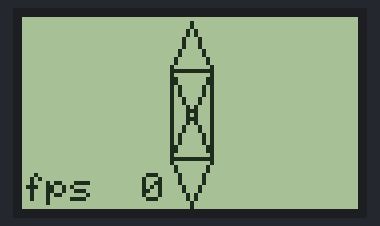
Bench run of a sketch on a simulated ESP32. Shown: 84×48 one-colour display.

Above: at 0.16 s.
At 5.19 s:
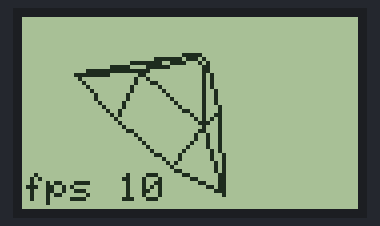
At 13.94 s:
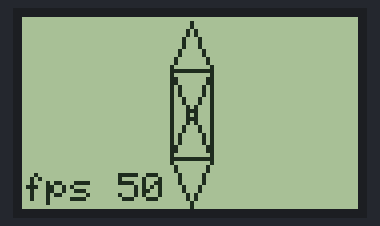
At 22.18 s:
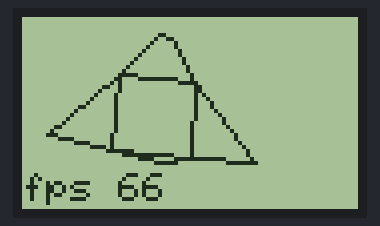
At 31.11 s:
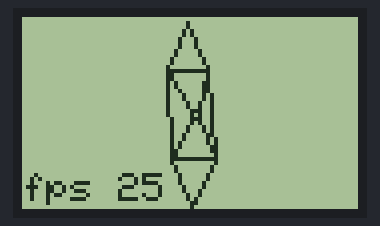
At 39.25 s:
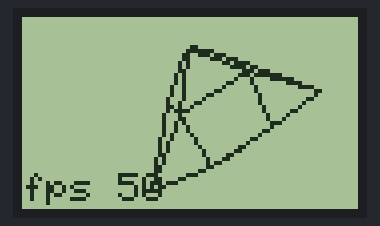

The sketch:

3dRotationESP32Nokia5110.ino
```cpp
// (licence header left out)
#include <SPI.h>
#include <Wire.h>
#include <Adafruit_GFX.h>
#include <Adafruit_PCD8544.h>

// Display
#define RST_PIN 2
#define CE_PIN 15
#define DC_PIN 4
#define DIN_PIN 23
#define CLK_PIN 18
Adafruit_PCD8544 display = Adafruit_PCD8544(CLK_PIN, DIN_PIN, DC_PIN, CE_PIN, RST_PIN);

#define DRAWONLYLINES // do not fill polygons with black. is faster, but can causes artifacts on complex objects. #undef in object_*.h file, if you want to fill polygons

// Include always only one 3d object_*.h-File at a time
//#include "object_default.h" // default 3d object
#include "object_spaceship.h" // alternative 3d model
//#include "object_cubes.h" // another alternative 3d model
//#include "object_icosahedron.h" // just another alternative 3d model
//#include "object_complex.h" // overlapping 3d model

#define SCREEN_WIDTH 84 // display width, in pixels
#define SCREEN_HEIGHT 48 // display height, in pixels

#define X 0
#define Y 1
#define Z 2

#define TYPE_TRIANGLE 2
#define TYPE_QUADRANGLE 1

// global variables
int viewerDistance = 200; // z-value for viewer/camera
int viewerScale = 60; // 2d scale

// transformed points
signed char pointsTransformed3d[MAXPOINTS][3];

// ordered display list
struct displayListEntry {
  byte type;
  byte nbr;
  signed char minZ;
  signed char maxZ;
};
displayListEntry displayList[MAXTRIANGLES+MAXQUADRANGLES];

// projection for x to 2d
int x3dTo2D (signed char x, signed char z) {
  if (z-viewerDistance != 0) {
    return (float) SCREEN_WIDTH/2 + viewerScale * x/(z-viewerDistance);
  } else return 0;
}

// projection for y to 2d
int y3dTo2D (signed char y, signed char  z) {
  if (z-viewerDistance != 0) {
    return (float) SCREEN_HEIGHT/2 - viewerScale * y/(z-viewerDistance);
  } else return 0;
}

// detect backsides for polygons (clockwise = backside, based on idea from https://stackoverflow.com/questions/1165647/how-to-determine-if-a-list-of-polygon-points-are-in-clockwise-order)
bool isBackface(byte type, int i) {
  long sum=0;
  switch (type) {
    case TYPE_TRIANGLE:
      for (byte j=0;j<3;j++) {
        sum+=(x3dTo2D(pointsTransformed3d[pgm_read_byte(&(triangleList[i][(j+1)%3]))][X],
          pointsTransformed3d[pgm_read_byte(&(triangleList[i][(j+1)%3]))][Z])-
          x3dTo2D(pointsTransformed3d[pgm_read_byte(&(triangleList[i][j]))][X],
          pointsTransformed3d[pgm_read_byte(&(triangleList[i][j]))][Z]))*
          (y3dTo2D(pointsTransformed3d[pgm_read_byte(&(triangleList[i][(j+1)%3]))][Y],
          pointsTransformed3d[pgm_read_byte(&(triangleList[i][(j+1)%3]))][Z])+
          y3dTo2D(pointsTransformed3d[pgm_read_byte(&(triangleList[i][j]))][Y],
          pointsTransformed3d[pgm_read_byte(&(triangleList[i][j]))][Z]));
      }
    break;
    case TYPE_QUADRANGLE:
      for (byte j=0;j<4;j++) {
        sum+=(x3dTo2D(pointsTransformed3d[pgm_read_byte(&(quadrangleList[i][(j+1)%4]))][X],
          pointsTransformed3d[pgm_read_byte(&(quadrangleList[i][(j+1)%4]))][Z])-
          x3dTo2D(pointsTransformed3d[pgm_read_byte(&(quadrangleList[i][j]))][X],
          pointsTransformed3d[pgm_read_byte(&(quadrangleList[i][j]))][Z]))*
          (y3dTo2D(pointsTransformed3d[pgm_read_byte(&(quadrangleList[i][(j+1)%4]))][Y],
          pointsTransformed3d[pgm_read_byte(&(quadrangleList[i][(j+1)%4]))][Z])+
          y3dTo2D(pointsTransformed3d[pgm_read_byte(&(quadrangleList[i][j]))][Y],
          pointsTransformed3d[pgm_read_byte(&(quadrangleList[i][j]))][Z]));
      }
    break;
  }
  // sum < 0 is counterclockwise in xy-coordinatesystem, but clockwise in screen-coordinatesystem
  // sum = 0 is when the polygon collaps just to a single line
  return (sum <= 0);
}

// get highest z-value from polygon
signed char getMaxZ(byte type, byte i) {
  signed char maxZ = -128;

  switch (type) {
    case TYPE_TRIANGLE:
      for (byte j=0;j<3;j++) if (pointsTransformed3d[pgm_read_byte(&(triangleList[displayList[i].nbr][j]))][Z] > maxZ) maxZ = pointsTransformed3d[pgm_read_byte(&(triangleList[displayList[i].nbr][j]))][Z];
    break;
    case TYPE_QUADRANGLE:
      for (byte j=0;j<4;j++) if (pointsTransformed3d[pgm_read_byte(&(quadrangleList[displayList[i].nbr][j]))][Z] > maxZ) maxZ = pointsTransformed3d[pgm_read_byte(&(quadrangleList[displayList[i].nbr][j]))][Z];
    break;
  }
  return  maxZ;
}

// get lowest z-value from polygon
signed char getMinZ(byte type, byte i) {
  signed char minZ = 127;

  switch (type) {
    case TYPE_TRIANGLE:
      for (byte j=0;j<3;j++) if (pointsTransformed3d[pgm_read_byte(&(triangleList[displayList[i].nbr][j]))][Z] < minZ) minZ = pointsTransformed3d[pgm_read_byte(&(triangleList[displayList[i].nbr][j]))][Z];
    break;
    case TYPE_QUADRANGLE:
      for (byte j=0;j<4;j++) if (pointsTransformed3d[pgm_read_byte(&(quadrangleList[displayList[i].nbr][j]))][Z] < minZ) minZ = pointsTransformed3d[pgm_read_byte(&(quadrangleList[displayList[i].nbr][j]))][Z];
    break;
  }
  return  minZ;
}

// sort display list by z-value
void sortDisplayList() {
  displayListEntry tempEntry;
  // bouble sort
  for (byte i=0;i<MAXTRIANGLES+MAXQUADRANGLES - 1;i++) {
    for (byte j=0;j<MAXTRIANGLES+MAXQUADRANGLES-i-1;j++) {
      if ((displayList[j].minZ > displayList[j+1].minZ) || ((displayList[j].minZ == displayList[j+1].minZ) && (displayList[j].maxZ > displayList[j+1].maxZ))) {
        tempEntry = displayList[j];
        displayList[j] = displayList[j+1];
        displayList[j+1] = tempEntry;
      }
    }
  }
}

void setup(void) {
  display.begin();

  // Font settings
  display.setTextColor(BLACK);
  display.setTextSize(1);

  display.setContrast(50);
  display.setBias(5); // without setting bias the 3d motion is too blurry on my display

  display.clearDisplay(); // clears the screen and buffer
}

void loop(void) {
  char strFPS[8];
  float cachedCos, cachedSin;
  unsigned long startMS, endMS;
  static unsigned int fps = 0;
  static int degree = 0;
  static int targetFPS = 10;
  static unsigned long lastFPSChangeMS = millis();

  // record start of frame
  startMS = millis();

  // limit fps and change fps every 5 seconds
  if (millis() - lastFPSChangeMS > 5000) {
    switch (targetFPS) {
      case 10: targetFPS = 25;break;
      case 25: targetFPS = 50;break;
      case 50: targetFPS = 100;break;
      case 100: targetFPS = 200;break;
      case 200: targetFPS = 10;break;
      default: targetFPS = 10;
    }
    lastFPSChangeMS = millis();
  }
  while (millis() % (1000/targetFPS) != 0);

  // next rotation degree
  degree ++;
  if (degree >= 360) degree = 0;

  // clear display buffer
  display.clearDisplay();

  // rotate by y and z axis and move by x
  cachedCos = cos(radians(degree));
  cachedSin = sin(radians(degree));
  for (byte i=0;i<MAXPOINTS;i++) {
    // "(signed char)pgm_read_byte(&(.." stuff only needed because of PROGMEM-use for points3d
    pointsTransformed3d[i][X] = ((signed char)pgm_read_byte(&(points3d[i][X]))*cachedCos - (signed char)pgm_read_byte(&(points3d[i][Z]))*cachedSin)*cachedCos - (signed char)pgm_read_byte(&(points3d[i][Y]))*cachedSin + cachedSin * 30;
    pointsTransformed3d[i][Y] = ((signed char)pgm_read_byte(&(points3d[i][X]))*cachedCos - (signed char)pgm_read_byte(&(points3d[i][Z]))*cachedSin)*cachedSin + (signed char)pgm_read_byte(&(points3d[i][Y]))*cachedCos;
    pointsTransformed3d[i][Z] = (signed char)pgm_read_byte(&(points3d[i][X]))*cachedSin + (signed char)pgm_read_byte(&(points3d[i][Z]))*cachedCos;
  }

  // add triangles to display list
  for (byte i=0;i<MAXTRIANGLES;i++) {
    displayList[i].type = TYPE_TRIANGLE;
    displayList[i].nbr = i;
    displayList[i].minZ = getMinZ(TYPE_TRIANGLE,i);
    displayList[i].maxZ = getMaxZ(TYPE_TRIANGLE,i);
  }
  // add quadrangles to display list
  for (byte i=0;i<MAXQUADRANGLES;i++) {
    displayList[MAXTRIANGLES+i].type = TYPE_QUADRANGLE;
    displayList[MAXTRIANGLES+i].nbr = i;
    displayList[MAXTRIANGLES+i].minZ = getMinZ(TYPE_QUADRANGLE,i);
    displayList[MAXTRIANGLES+i].maxZ = getMaxZ(TYPE_QUADRANGLE,i);
  }

  // sort display list by z-value
  sortDisplayList();

  // draw display list
  for (byte i=0;i<MAXTRIANGLES+MAXQUADRANGLES;i++) {
    if (!isBackface(displayList[i].type,displayList[i].nbr)) { // only front sides
      switch(displayList[i].type) {
        case TYPE_TRIANGLE: // draw triangle
          #ifndef DRAWONLYLINES
          // fill with black/delete area
          display.fillTriangle(
            x3dTo2D(pointsTransformed3d[pgm_read_byte(&(triangleList[displayList[i].nbr][0]))][X],pointsTransformed3d[pgm_read_byte(&(triangleList[displayList[i].nbr][0]))][Z]),
            y3dTo2D(pointsTransformed3d[pgm_read_byte(&(triangleList[displayList[i].nbr][0]))][Y],pointsTransformed3d[pgm_read_byte(&(triangleList[displayList[i].nbr][0]))][Z]),
            x3dTo2D(pointsTransformed3d[pgm_read_byte(&(triangleList[displayList[i].nbr][1]))][X],pointsTransformed3d[pgm_read_byte(&(triangleList[displayList[i].nbr][1]))][Z]),
            y3dTo2D(pointsTransformed3d[pgm_read_byte(&(triangleList[displayList[i].nbr][1]))][Y],pointsTransformed3d[pgm_read_byte(&(triangleList[displayList[i].nbr][1]))][Z]),
            x3dTo2D(pointsTransformed3d[pgm_read_byte(&(triangleList[displayList[i].nbr][2]))][X],pointsTransformed3d[pgm_read_byte(&(triangleList[displayList[i].nbr][2]))][Z]),
            y3dTo2D(pointsTransformed3d[pgm_read_byte(&(triangleList[displayList[i].nbr][2]))][Y],pointsTransformed3d[pgm_read_byte(&(triangleList[displayList[i].nbr][2]))][Z]),
            WHITE);
          #endif
          // draw outer border
          display.drawTriangle(
            x3dTo2D(pointsTransformed3d[pgm_read_byte(&(triangleList[displayList[i].nbr][0]))][X],pointsTransformed3d[pgm_read_byte(&(triangleList[displayList[i].nbr][0]))][Z]),
            y3dTo2D(pointsTransformed3d[pgm_read_byte(&(triangleList[displayList[i].nbr][0]))][Y],pointsTransformed3d[pgm_read_byte(&(triangleList[displayList[i].nbr][0]))][Z]),
            x3dTo2D(pointsTransformed3d[pgm_read_byte(&(triangleList[displayList[i].nbr][1]))][X],pointsTransformed3d[pgm_read_byte(&(triangleList[displayList[i].nbr][1]))][Z]),
            y3dTo2D(pointsTransformed3d[pgm_read_byte(&(triangleList[displayList[i].nbr][1]))][Y],pointsTransformed3d[pgm_read_byte(&(triangleList[displayList[i].nbr][1]))][Z]),
            x3dTo2D(pointsTransformed3d[pgm_read_byte(&(triangleList[displayList[i].nbr][2]))][X],pointsTransformed3d[pgm_read_byte(&(triangleList[displayList[i].nbr][2]))][Z]),
            y3dTo2D(pointsTransformed3d[pgm_read_byte(&(triangleList[displayList[i].nbr][2]))][Y],pointsTransformed3d[pgm_read_byte(&(triangleList[displayList[i].nbr][2]))][Z]),
            BLACK);
        break;
        case TYPE_QUADRANGLE : // draw rectangle
          #ifndef DRAWONLYLINES
          // fill with black/delete area
          display.fillTriangle(
            x3dTo2D(pointsTransformed3d[pgm_read_byte(&(quadrangleList[displayList[i].nbr][0]))][X],pointsTransformed3d[pgm_read_byte(&(quadrangleList[displayList[i].nbr][0]))][Z]),
            y3dTo2D(pointsTransformed3d[pgm_read_byte(&(quadrangleList[displayList[i].nbr][0]))][Y],pointsTransformed3d[pgm_read_byte(&(quadrangleList[displayList[i].nbr][0]))][Z]),
            x3dTo2D(pointsTransformed3d[pgm_read_byte(&(quadrangleList[displayList[i].nbr][1]))][X],pointsTransformed3d[pgm_read_byte(&(quadrangleList[displayList[i].nbr][1]))][Z]),
            y3dTo2D(pointsTransformed3d[pgm_read_byte(&(quadrangleList[displayList[i].nbr][1]))][Y],pointsTransformed3d[pgm_read_byte(&(quadrangleList[displayList[i].nbr][1]))][Z]),
            x3dTo2D(pointsTransformed3d[pgm_read_byte(&(quadrangleList[displayList[i].nbr][2]))][X],pointsTransformed3d[pgm_read_byte(&(quadrangleList[displayList[i].nbr][2]))][Z]),
            y3dTo2D(pointsTransformed3d[pgm_read_byte(&(quadrangleList[displayList[i].nbr][2]))][Y],pointsTransformed3d[pgm_read_byte(&(quadrangleList[displayList[i].nbr][2]))][Z]),
            WHITE);
          display.fillTriangle(
            x3dTo2D(pointsTransformed3d[pgm_read_byte(&(quadrangleList[displayList[i].nbr][0]))][X],pointsTransformed3d[pgm_read_byte(&(quadrangleList[displayList[i].nbr][0]))][Z]),
            y3dTo2D(pointsTransformed3d[pgm_read_byte(&(quadrangleList[displayList[i].nbr][0]))][Y],pointsTransformed3d[pgm_read_byte(&(quadrangleList[displayList[i].nbr][0]))][Z]),
            x3dTo2D(pointsTransformed3d[pgm_read_byte(&(quadrangleList[displayList[i].nbr][3]))][X],pointsTransformed3d[pgm_read_byte(&(quadrangleList[displayList[i].nbr][3]))][Z]),
            y3dTo2D(pointsTransformed3d[pgm_read_byte(&(quadrangleList[displayList[i].nbr][3]))][Y],pointsTransformed3d[pgm_read_byte(&(quadrangleList[displayList[i].nbr][3]))][Z]),
            x3dTo2D(pointsTransformed3d[pgm_read_byte(&(quadrangleList[displayList[i].nbr][2]))][X],pointsTransformed3d[pgm_read_byte(&(quadrangleList[displayList[i].nbr][2]))][Z]),
            y3dTo2D(pointsTransformed3d[pgm_read_byte(&(quadrangleList[displayList[i].nbr][2]))][Y],pointsTransformed3d[pgm_read_byte(&(quadrangleList[displayList[i].nbr][2]))][Z]),
            WHITE);
          #endif
          // draw outer border
          for (byte j=0;j<4;j++) {
            display.drawLine(
              x3dTo2D(pointsTransformed3d[pgm_read_byte(&(quadrangleList[displayList[i].nbr][j]))][X],pointsTransformed3d[pgm_read_byte(&(quadrangleList[displayList[i].nbr][j]))][Z]),
              y3dTo2D(pointsTransformed3d[pgm_read_byte(&(quadrangleList[displayList[i].nbr][j]))][Y],pointsTransformed3d[pgm_read_byte(&(quadrangleList[displayList[i].nbr][j]))][Z]),
              x3dTo2D(pointsTransformed3d[pgm_read_byte(&(quadrangleList[displayList[i].nbr][(j+1)%4]))][X],pointsTransformed3d[pgm_read_byte(&(quadrangleList[displayList[i].nbr][(j+1)%4]))][Z]),
              y3dTo2D(pointsTransformed3d[pgm_read_byte(&(quadrangleList[displayList[i].nbr][(j+1)%4]))][Y],pointsTransformed3d[pgm_read_byte(&(quadrangleList[displayList[i].nbr][(j+1)%4]))][Z]),
              BLACK);
          }
        break;
      }
    }
  }

  // show frames per second
  if (fps < 1000) sprintf(strFPS,"fps %2d",fps); else strcpy(strFPS,"fps inv");
  display.setCursor(0,39);
  display.println(strFPS);

  // show display buffer on screen
  display.display();

  // calculate frames per second
  endMS = millis();
  if (endMS - startMS > 0) fps = 1000/(endMS - startMS);
}
```

object_spaceship.h
```cpp
// More detailed object (spaceship like)

// original points x,y,z
#define P1 0
#define P2 1
#define P3 2
#define P4 3
#define P5 4
#define P6 5
#define P7 6
#define P8 7
#define P9 8
#define P10 9
#define P11 10
#define P12 11
#define P13 12
#define P14 13
#define P15 14
#define P16 15
#define P17 16
#define P18 17
#define MAXPOINTS 18
const PROGMEM signed char points3d[MAXPOINTS][3] = {
  {-16,32,32},
  {16,32,32},
  {16,-32,32},
  {-16,-32,32},
  {-16,32,-32},
  {16,32,-32},
  {16,-32,-32},
  {-16,-32,-32},
  {0,90,-32},
  {0,-90,-32},
  {-4,4,64},
  {4,4,64},
  {4,-4,64},
  {-4,-4,64},
  {-8,8,-40},
  {8,8,-40},
  {8,-8,-40},
  {-8,-8,-40 }
};

// build mesh from points (all polygons must be defined counterclockwise, otherwise hiding of backsides will not work)

// List of ordered points for triangles and quadrangles
#define MAXTRIANGLES 8
const PROGMEM byte triangleList[MAXTRIANGLES][3] {
  {P1, P2, P9 },
  {P6, P5, P9 },
  {P2, P6, P9 },
  {P5, P1, P9 },
  {P3, P4, P10 },
  {P4, P8, P10 },
  {P8, P7, P10 },
  {P7, P3, P10 }
};

#define MAXQUADRANGLES 12
const PROGMEM byte quadrangleList[MAXQUADRANGLES][4] {
  { P14, P13, P12, P11 },
  { P14, P4, P3, P13 },
  { P13, P3, P2, P12 },
  { P12, P2, P1, P11 },
  { P11, P1, P4, P14 },
  { P15, P16, P17, P18 },
  { P18, P17, P7, P8 },
  { P17, P16, P6, P7 },
  { P16, P15, P5, P6 },
  { P15, P18, P8, P5 },
  { P2, P3, P7, P6 },
  { P4, P1, P5, P8 }
};
```
